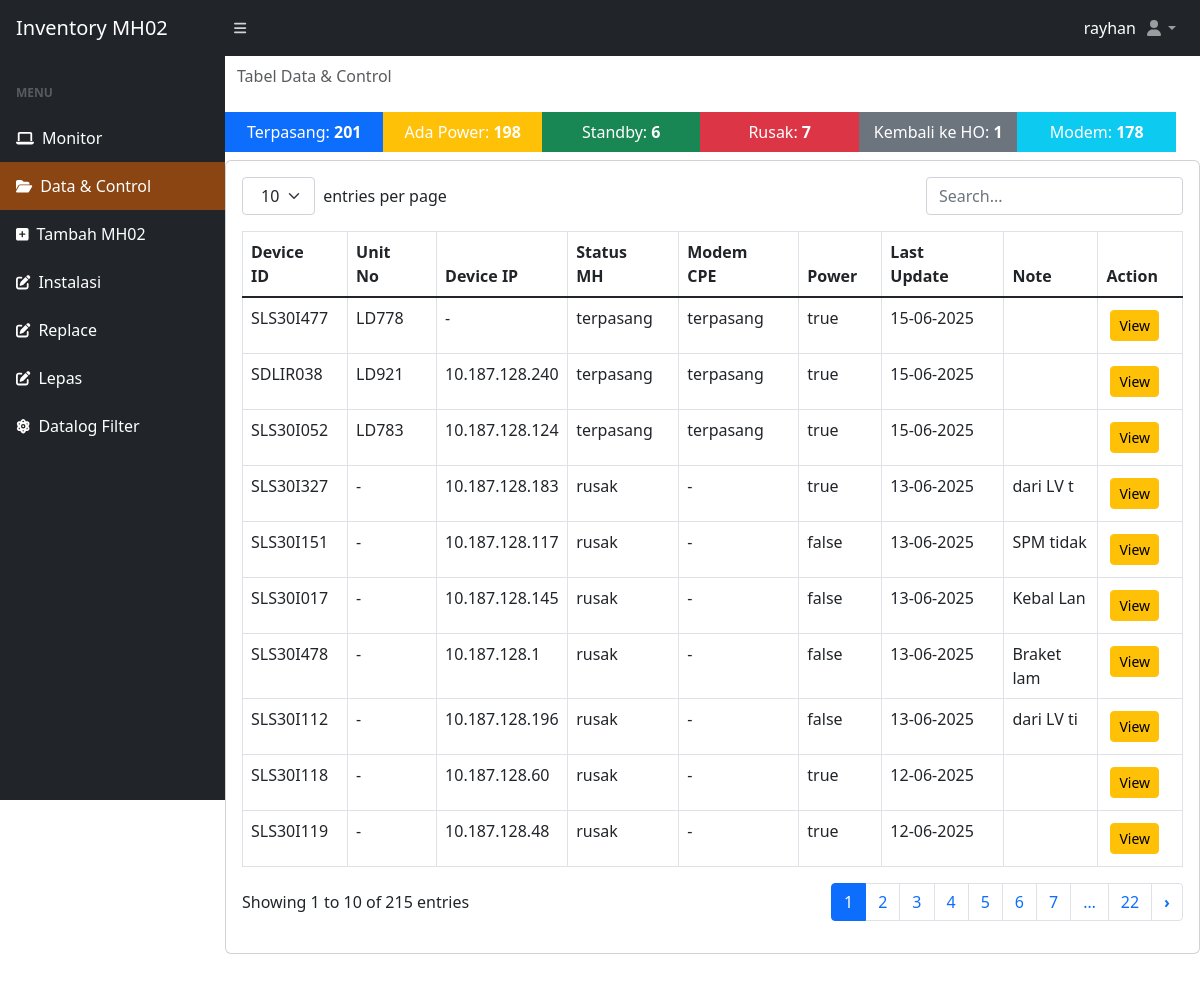
Page / (signed in) on the committed database.
### tables this page shows
CREATE TABLE `devices` (
  `id` int(11) NOT NULL,
  `deviceid` varchar(50) NOT NULL,
  `unitno` varchar(50) DEFAULT NULL,
  `deviceip` varchar(50) DEFAULT NULL,
  `mh02status` varchar(55) NOT NULL,
  `modem_cpe` varchar(20) NOT NULL,
  `power` varchar(20) NOT NULL,
  `last_update` varchar(55) NOT NULL,
  `note` longtext NOT NULL,
  `date_created` varchar(25) NOT NULL
);

### index.php (the view, shortened to what this page needs)
<?php
include("database/db.php");
?>
<!DOCTYPE html>
<html lang="en">
<head>
  <?php include('./include/meta.php') ?>
</head>
<body class="sb-nav-fixed">
  <?php include('./include/nav.php') ?>
  <div id="layoutSidenav">
    <?php include('./include/sidenav.php') ?>
    <div id="layoutSidenav_content">
    <main>
        <div class="container-fluid">
          <ol class="breadcrumb mb-4 mt-2">
            <li class="breadcrumb-item active">Tabel Data & Control</li>
          </ol>
          <div class="col-md-12 row" style="text-align:center;">
            <?php
            $get_terpasang = mysqli_query($conn, "SELECT * FROM devices WHERE mh02status LIKE 'terpasang'");
            $stok_terpasang = mysqli_num_rows($get_terpasang);
            $get_rusak = mysqli_query($conn, "SELECT * FROM devices WHERE mh02status LIKE 'rusak'");
            $stok_rusak = mysqli_num_rows($get_rusak);
            $get_standby = mysqli_query($conn, "SELECT * FROM devices WHERE mh02status LIKE 'standby'");
            $stok_standby = mysqli_num_rows($get_standby);
            $get_kembalikeho = mysqli_query($conn, "SELECT * FROM devices WHERE mh02status LIKE 'kembali ke HO'");
            $stok_kembalikeho = mysqli_num_rows($get_kembalikeho);
            $get_modem = mysqli_query($conn, "SELECT * FROM devices WHERE modem_cpe LIKE 'terpasang'");
            $stok_modem = mysqli_num_rows($get_modem);
            $get_power = mysqli_query($conn, "SELECT * FROM devices WHERE power LIKE 'true'");
            $stok_power = mysqli_num_rows($get_power);
            ?>
            <div class="mb-2 col-md-2 bg-primary" style="color:white">
              <div class="pt-2 pb-2">Terpasang: <b><?= $stok_terpasang ?></b></div>
            </div>
            <div class="mb-2 col-md-2 bg-warning" style="color:white">
              <div class="pt-2 pb-2">Ada Power: <b><?= $stok_power ?></b></div>
            </div>
            <div class="mb-2 col-md-2 bg-success" style="color:white">
              <div class="pt-2 pb-2">Standby: <b><?= $stok_standby ?></b></div>
            </div>
            <div class="mb-2 col-md-2 bg-danger" style="color:white">
              <div class="pt-2 pb-2">Rusak: <b><?= $stok_rusak ?></b></div>
            </div>
            <div class="mb-2 col-md-2 bg-secondary" style="color:white">
              <div class="pt-2 pb-2">Kembali ke HO: <b><?= $stok_kembalikeho ?></b></div>
            </div>
            <div class="mb-2 col-md-2 bg-info" style="color:white">
              <div class="pt-2 pb-2">Modem: <b><?= $stok_modem ?></b></div>
            </div>
          </div>
          </div>
          <div class="card">
            <div class="card-body">
              <table id="datatablesSimple">
                <thead>
                  <tr style="font-size: 16px;">
                    <th>Device ID</th>
                    <th>Unit No</th>
                    <th>Device IP</th>
                    <th>Status MH</th>
                    <th>Modem CPE</th>
                    <th>Power</th>
                    <th>Last Update</th>
                    <th>Note</th>
                    <th>Action</th>
                  </tr>
                </thead>
                <tbody>
                  <?php
                  $get_paket = mysqli_query($conn, "SELECT * FROM devices ORDER BY date_created DESC");
                  while ($p = mysqli_fetch_array($get_paket)) {
                  ?>
                    <tr style="font-size: 16px;" id="klik-tabel">
                      <td><?php echo $p['deviceid']; ?></td>
                      <td><?php echo $p['unitno']; ?></td>
                      <td><?php echo $p['deviceip']; ?></td>
                      <td><?php echo $p['mh02status']; ?></td>
                      <td><?php echo $p['modem_cpe']; ?></td>
                      <td><?php echo $p['power']; ?></td>
                      <td><?php echo $p['last_update']; ?></td>
                      <td><?php echo substr(implode(' ', explode(' ', $p['note'])), 0, 10);?>
                      </td>
                      <td><a class="btn btn-sm btn-warning m-1" href="edit-unit.php?deviceid=<?= $p['deviceid'] ?>">View</a></td>
                    </tr>
                  <?php } ?>
                </tbody>
              </table>
            </div>
          </div>
      </main>
    </div>
  </div>
</body>
</html>

### rows in the picture
devices: deviceid "SLS30I477", unitno "LD778", deviceip "-", mh02status "terpasang", modem_cpe "terpasang", power "true", last_update "15-06-2025"
devices: deviceid "SDLIR038", unitno "LD921", deviceip "10.187.128.240", mh02status "terpasang", modem_cpe "terpasang", power "true", last_update "15-06-2025"
devices: deviceid "SLS30I052", unitno "LD783", deviceip "10.187.128.124", mh02status "terpasang", modem_cpe "terpasang", power "true", last_update "15-06-2025"
devices: deviceid "SLS30I327", unitno "-", deviceip "10.187.128.183", mh02status "rusak", modem_cpe "-", power "true", last_update "13-06-2025", note "dari LV t"
devices: deviceid "SLS30I151", unitno "-", deviceip "10.187.128.117", mh02status "rusak", modem_cpe "-", power "false", last_update "13-06-2025", note "SPM tidak"
devices: deviceid "SLS30I017", unitno "-", deviceip "10.187.128.145", mh02status "rusak", modem_cpe "-", power "false", last_update "13-06-2025", note "Kebal Lan"
devices: deviceid "SLS30I478", unitno "-", deviceip "10.187.128.1", mh02status "rusak", modem_cpe "-", power "false", last_update "13-06-2025", note "Braket lam"
devices: deviceid "SLS30I112", unitno "-", deviceip "10.187.128.196", mh02status "rusak", modem_cpe "-", power "false", last_update "13-06-2025", note "dari LV ti"
devices: deviceid "SLS30I118", unitno "-", deviceip "10.187.128.60", mh02status "rusak", modem_cpe "-", power "true", last_update "12-06-2025"
devices: deviceid "SLS30I119", unitno "-", deviceip "10.187.128.48", mh02status "rusak", modem_cpe "-", power "true", last_update "12-06-2025"

### other values in the picture
$_SESSION['admin']['username'] "rayhan"
$stok_terpasang "201"
$stok_power "198"
$stok_standby "6"
$stok_rusak "7"
$stok_kembalikeho "1"
$stok_modem "178"
